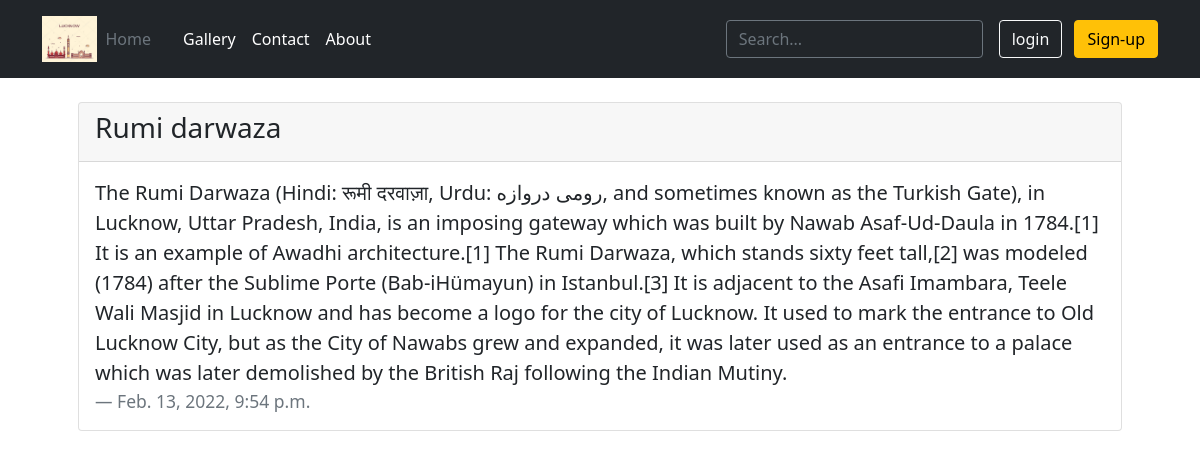
Screenshot of /post/2 with the database file from the repository.
### user/models.py (models this page shows, shortened)
class Post(models.Model):
    img = models.ImageField(upload_to = 'pics')
    title = models.CharField(max_length=50)
    desc = models.TextField()
    created_at = models.DateTimeField(default=datetime.now,blank=True)

### user/views.py (the view)
# urls.py: path('post/<str:pk>', views.post, name = 'post'),
def post(request,pk):
    posts = Post.objects.get(id=pk)
    return render(request, 'post.html',{'posts':posts})

### templates/post.html (shortened to what this page needs)
{% extends "base.html" %}
{% block body %}
<div class="container my-4 px-5">
    <div class="card">
        <div class="card-header">
       <h3> {{posts.title}}</h3>
        </div>
        <div class="card-body">
        <blockquote class="blockquote mb-0">
            <p>{{posts.desc}}</p>
            <footer class="blockquote-footer">{{posts.created_at}}
        </blockquote>
        </div>
    </div>
</div>
{% endblock body %}

### rows the page displays
Post: title "Rumi darwaza", desc "The Rumi Darwaza (Hindi: रूमी दरवाज़ा, Urdu: رومی دروازه, and sometimes known as the Turkish Gate), in Lucknow, Uttar Pradesh, India, is an imposing gateway which was built by Nawab Asaf-Ud-Daula in 1784.[1] It is an example of Awadhi architecture.[1] The Rumi Darwaza, which stands sixty feet tall,[2] was modeled (1784) after the Sublime Porte (Bab-iHümayun) in Istanbul.[3] It is adjacent to the Asafi Imambara, Teele Wali Masjid in Lucknow and has become a logo for the city of Lucknow. It used to mark the entrance to Old Lucknow City, but as the City of Nawabs grew and expanded, it was later used as an entrance to a palace which was later demolished by the British Raj following the Indian…", created_at "Feb. 13, 2022, 9:54 p.m."
